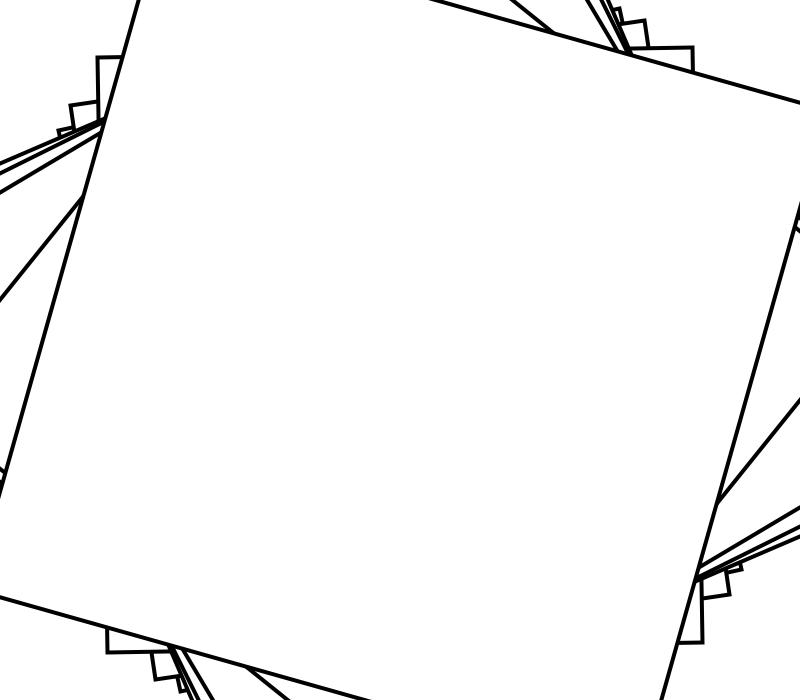
Frame 1 (no input)
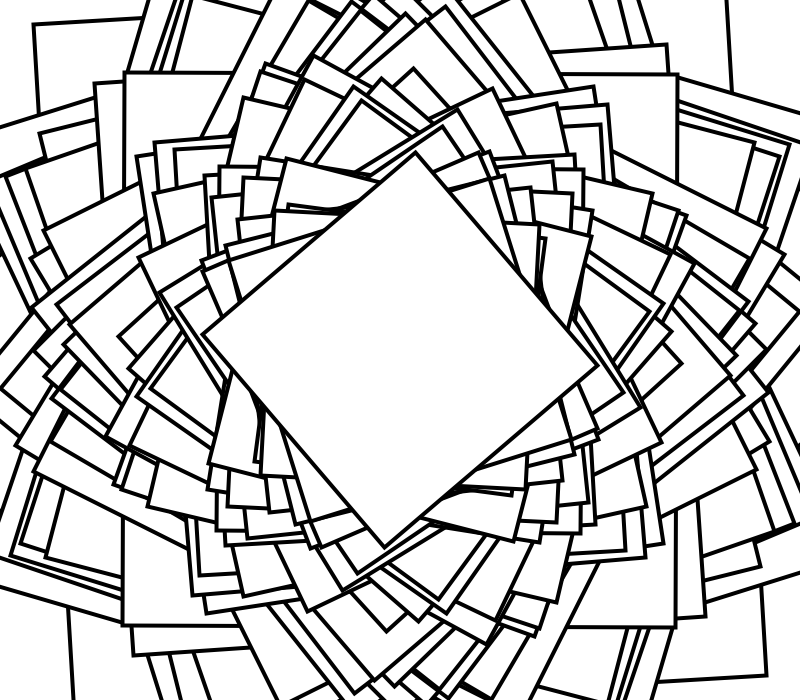
Frame 60 (the mouse pressed at the canvas centre just before this capture)
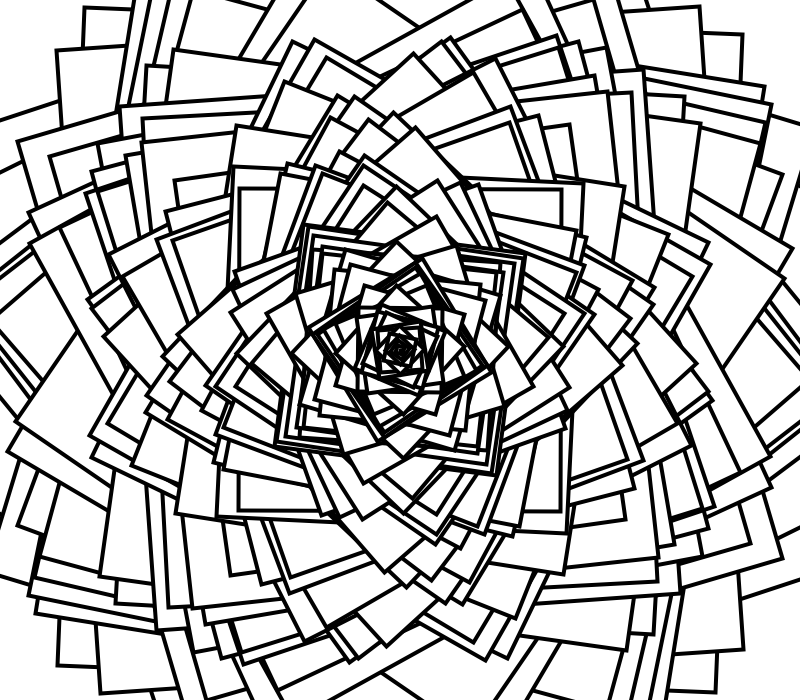
Frame 120 (the mouse held since frame 60 and released just before this capture)

The Processing sketch that drew these frames (run headless with seeded random() and noise(); from frame 60 on, the mouse is pressed at the canvas centre):

// Processing sketch: BubbleSortVisualizationV2
// ── BubbleSortVisualizationV2.pde
int numOfBoxes = 100;
Box[] boxes;
float angle = 0;
int currentI = 0;
int checkingJ = currentI + 1;
void setup() {
  size(800, 700);
  boxes = new Box[numOfBoxes];
  for (int i = 0; i < boxes.length; i++) {
    boxes[i] = new Box(map(i, 0, boxes.length, 0, height / 2), random(0, TWO_PI));
  } 
  rectMode(CENTER);
  //for (int i = 0; i < boxes.length; i++) {
  //  for (int j = i + 1; j < boxes.length; j++) {
  //    if (boxes[i].value > boxes[j].value) {
  //      swap(boxes, i, j);
  //    } 
  //  } 
  //}
  
}


void swap(Box[] arr, int a, int b) {
  float temp = arr[a].value;
  arr[a].value = arr[b].value;
  arr[b].value = temp;
} 

void draw() {
  background(255);
  stroke(0);
  noFill();
  fill(255);
  strokeWeight(4);
  for (Box box : boxes) {
    pushMatrix();
    translate(width / 2, height / 2);
    rotate(box.angle + angle);
    rect(0, 0, box.value * 2, box.value * 2);
    popMatrix();
  }
  //for (int i = 0; i < 100; i++) {
  //  if (currentI < boxes.length - 1) {
  //    if (boxes[currentI].value < boxes[checkingJ].value) {
  //      swap(boxes, currentI, checkingJ);
  //    } 
  //    checkingJ++;
  //  } else {
  //    //noLoop();
  //    println("sorted");
  //  } 
  //  if (checkingJ >= boxes.length) {
  //    currentI++;
  //    checkingJ = currentI + 1;
  //  }
  //}
  if (currentI < boxes.length - 1) {
    for (int j = currentI + 1; j < boxes.length; j++) {
      if (boxes[currentI].value < boxes[j].value) {
        swap(boxes, currentI, j);
      } 
    } 
  } 
  currentI++;
  
  angle += 0.01;
} 

class Box {
  float value;
  float angle;
  Box(float _value, float _angle) {
    value = _value;
    angle = _angle;
  }
}
